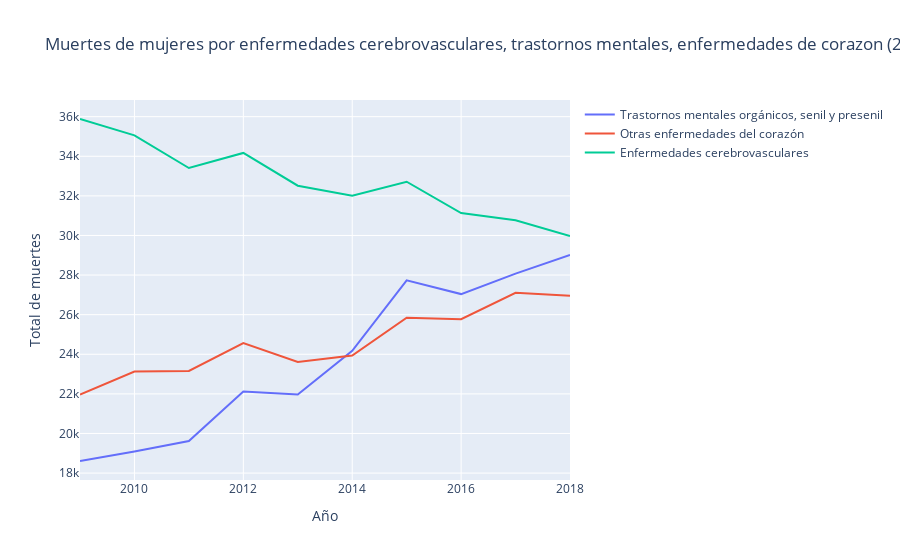

Notebook code for this chart:
### Code cell
causas = deaths_mujeres['cause_name'].unique()

# Crear la figura de Plotly con subtramas
figur = go.Figure()

# Iterar sobre cada causa de muerte
for causa in causas:
    # Filtrar datos para la causa actual
    datos_causa = deaths_mujeres[deaths_mujeres['cause_name'] == causa]
    
    # Agregar una línea para la causa actual en una subtrama separada
    figur.add_trace(go.Scatter(x=datos_causa['Periodo'], y=datos_causa['Total'],
                             mode='lines', name=causa))

# Personalizar el diseño del gráfico
figur.update_layout(title='Muertes de mujeres por enfermedades cerebrovasculares, trastornos mentales, enfermedades de corazon (2010-2018)',
                  xaxis_title='Año',
                  yaxis_title='Total de muertes',
                  hovermode='x unified')

# Mostrar el gráfico
figur.show()

### Figure 1 — Plotly figure (JSON) as saved in the notebook; plotly's stock layout.template omitted (floating-point values rounded to 4 significant figures)
{"data": [{"mode": "lines", "name": "Trastornos mentales orgánicos, senil y presenil", "type": "scatter", "x": [2018, 2017, 2016, 2015, 2014, 2013, 2012, 2011, 2010, 2009], "y": [29014, 28074, 27040, 27732, 24172, 21968, 22122, 19622, 19094, 18610]}, {"mode": "lines", "name": "Otras enfermedades del corazón", "type": "scatter", "x": [2018, 2017, 2016, 2015, 2014, 2013, 2012, 2011, 2010, 2009], "y": [26956, 27106, 25772, 25848, 23940, 23612, 24570, 23160, 23128, 21968]}, {"mode": "lines", "name": "Enfermedades cerebrovasculares", "type": "scatter", "x": [2018, 2017, 2016, 2015, 2014, 2013, 2012, 2011, 2010, 2009], "y": [29970, 30764, 31132, 32714, 32012, 32514, 34168, 33406, 35058, 35882]}], "layout": {"hovermode": "x unified", "title": {"text": "Muertes de mujeres por enfermedades cerebrovasculares, trastornos mentales, enfermedades de corazon (2010-2018)"}, "xaxis": {"title": {"text": "Año"}}, "yaxis": {"title": {"text": "Total de muertes"}}}}
